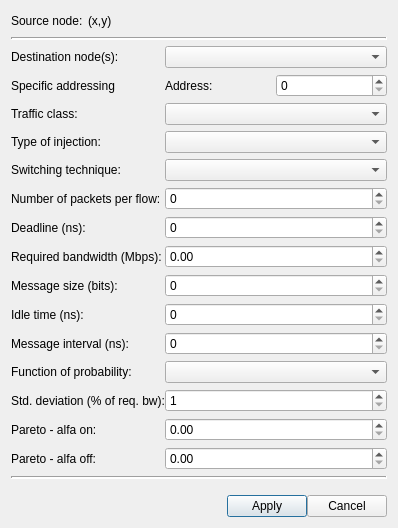
<?xml version="1.0" encoding="UTF-8"?>
<ui version="4.0">
 <class>TrafficEditDialog</class>
 <widget class="QDialog" name="TrafficEditDialog">
  <property name="windowModality">
   <enum>Qt::WindowModal</enum>
  </property>
  <property name="geometry">
   <rect>
    <x>0</x>
    <y>0</y>
    <width>398</width>
    <height>528</height>
   </rect>
  </property>
  <property name="windowTitle">
   <string>Traffic Edit</string>
  </property>
  <property name="locale">
   <locale language="English" country="UnitedStates"/>
  </property>
  <property name="modal">
   <bool>true</bool>
  </property>
  <layout class="QHBoxLayout" name="layoutPrincipal">
   <property name="spacing">
    <number>0</number>
   </property>
   <item>
    <layout class="QGridLayout" name="gridLayout" rowstretch="0,0,0,0,0,0,0,0,0,0,0,0,0,0,0,0,0,0,0,0" columnstretch="0,1">
     <property name="horizontalSpacing">
      <number>0</number>
     </property>
     <property name="verticalSpacing">
      <number>6</number>
     </property>
     <item row="13" column="0">
      <widget class="QLabel" name="labelFunctionProbability">
       <property name="text">
        <string>Function of probability:</string>
       </property>
      </widget>
     </item>
     <item row="1" column="0" colspan="2">
      <widget class="Line" name="lineDivisoraSuperior">
       <property name="lineWidth">
        <number>2</number>
       </property>
       <property name="orientation">
        <enum>Qt::Horizontal</enum>
       </property>
      </widget>
     </item>
     <item row="3" column="0">
      <widget class="QLabel" name="labelNodeAddress">
       <property name="text">
        <string>Specific addressing</string>
       </property>
      </widget>
     </item>
     <item row="19" column="1">
      <layout class="QHBoxLayout" name="horizontalLayout_4">
       <item>
        <spacer name="horizontalSpacer_2">
         <property name="orientation">
          <enum>Qt::Horizontal</enum>
         </property>
         <property name="sizeHint" stdset="0">
          <size>
           <width>40</width>
           <height>1</height>
          </size>
         </property>
        </spacer>
       </item>
       <item>
        <widget class="QPushButton" name="buttonApply">
         <property name="statusTip">
          <string>Apply this configuration for this node in network</string>
         </property>
         <property name="text">
          <string>Apply</string>
         </property>
         <property name="default">
          <bool>true</bool>
         </property>
        </widget>
       </item>
       <item>
        <widget class="QPushButton" name="buttonCancel">
         <property name="statusTip">
          <string>Cancel the configuration, the configuration is lost</string>
         </property>
         <property name="text">
          <string>Cancel</string>
         </property>
        </widget>
       </item>
      </layout>
     </item>
     <item row="9" column="1">
      <widget class="QDoubleSpinBox" name="doubleSpinInRequiredBandwidth">
       <property name="statusTip">
        <string>Define a required bandwidth</string>
       </property>
       <property name="maximum">
        <double>530000.000000000000000</double>
       </property>
       <property name="singleStep">
        <double>10.000000000000000</double>
       </property>
      </widget>
     </item>
     <item row="5" column="0">
      <widget class="QLabel" name="labelTypeInjection">
       <property name="text">
        <string>Type of injection:</string>
       </property>
      </widget>
     </item>
     <item row="2" column="1">
      <widget class="QComboBox" name="comboInDestinationNode">
       <property name="statusTip">
        <string>Define a type of spatial distribution</string>
       </property>
      </widget>
     </item>
     <item row="3" column="1">
      <layout class="QHBoxLayout" name="horizontalLayout">
       <item>
        <layout class="QHBoxLayout" name="horizontalLayout_2">
         <item>
          <widget class="QLabel" name="labelNodeSpecificAddress">
           <property name="text">
            <string>Address:</string>
           </property>
          </widget>
         </item>
         <item>
          <widget class="QSpinBox" name="spinInSpecificNodeAddress">
           <property name="statusTip">
            <string>Define a target in position X in traffic with destination</string>
           </property>
          </widget>
         </item>
        </layout>
       </item>
      </layout>
     </item>
     <item row="0" column="0">
      <layout class="QHBoxLayout" name="horizontalLayout_5">
       <property name="spacing">
        <number>0</number>
       </property>
       <item>
        <widget class="QLabel" name="labelSourceNode_">
         <property name="statusTip">
          <string>Indicates the source node in position X and position Y in network</string>
         </property>
         <property name="text">
          <string>Source node:</string>
         </property>
        </widget>
       </item>
       <item>
        <widget class="QLabel" name="labelSourceNode">
         <property name="text">
          <string>(x,y)</string>
         </property>
        </widget>
       </item>
      </layout>
     </item>
     <item row="4" column="0">
      <widget class="QLabel" name="labelTrafficClass">
       <property name="text">
        <string>Traffic class:</string>
       </property>
      </widget>
     </item>
     <item row="2" column="0">
      <widget class="QLabel" name="labelDestinationNode">
       <property name="text">
        <string>Destination node(s):</string>
       </property>
      </widget>
     </item>
     <item row="16" column="0">
      <widget class="QLabel" name="labelParetoAlfaOff">
       <property name="text">
        <string>Pareto - alfa off:</string>
       </property>
      </widget>
     </item>
     <item row="6" column="1">
      <widget class="QComboBox" name="comboInSwitchingTechnique">
       <property name="statusTip">
        <string>Define a switching technique</string>
       </property>
      </widget>
     </item>
     <item row="0" column="1">
      <spacer name="horizontalSpacer">
       <property name="orientation">
        <enum>Qt::Horizontal</enum>
       </property>
       <property name="sizeHint" stdset="0">
        <size>
         <width>40</width>
         <height>20</height>
        </size>
       </property>
      </spacer>
     </item>
     <item row="9" column="0">
      <widget class="QLabel" name="labelRequiredBandwidth">
       <property name="text">
        <string>Required bandwidth (Mbps):</string>
       </property>
      </widget>
     </item>
     <item row="15" column="0">
      <widget class="QLabel" name="labelParetoAlfaOn">
       <property name="text">
        <string>Pareto - alfa on:</string>
       </property>
      </widget>
     </item>
     <item row="8" column="1">
      <widget class="QSpinBox" name="spinInDeadLine">
       <property name="statusTip">
        <string>Define a deadline if exists. If not exists value = 0</string>
       </property>
       <property name="maximum">
        <number>100000000</number>
       </property>
      </widget>
     </item>
     <item row="13" column="1">
      <widget class="QComboBox" name="comboInFunctionProbability">
       <property name="statusTip">
        <string>Define a function of probability</string>
       </property>
      </widget>
     </item>
     <item row="10" column="0">
      <widget class="QLabel" name="labelMessageSize">
       <property name="text">
        <string>Message size (bits):</string>
       </property>
      </widget>
     </item>
     <item row="7" column="0">
      <widget class="QLabel" name="labelNumberPacketsFlow">
       <property name="text">
        <string>Number of packets per flow:</string>
       </property>
      </widget>
     </item>
     <item row="12" column="0">
      <widget class="QLabel" name="labelMessageInterval">
       <property name="text">
        <string>Message interval (ns):</string>
       </property>
      </widget>
     </item>
     <item row="17" column="0" colspan="2">
      <widget class="Line" name="lineDivisoraInferior">
       <property name="lineWidth">
        <number>2</number>
       </property>
       <property name="orientation">
        <enum>Qt::Horizontal</enum>
       </property>
      </widget>
     </item>
     <item row="11" column="0">
      <widget class="QLabel" name="labelIdleTime">
       <property name="text">
        <string>Idle time (ns):</string>
       </property>
      </widget>
     </item>
     <item row="14" column="1">
      <widget class="QSpinBox" name="spinInStdDeviation">
       <property name="statusTip">
        <string>Define a standard deviation in relation to % of required bandwidth</string>
       </property>
       <property name="minimum">
        <number>1</number>
       </property>
       <property name="maximum">
        <number>100</number>
       </property>
      </widget>
     </item>
     <item row="5" column="1">
      <widget class="QComboBox" name="comboInTypeInjection">
       <property name="statusTip">
        <string>Define a type of injection of data</string>
       </property>
      </widget>
     </item>
     <item row="7" column="1">
      <widget class="QSpinBox" name="spinInNumberPacketsFlow">
       <property name="statusTip">
        <string>Define a number of packets per flow</string>
       </property>
       <property name="maximum">
        <number>1000000</number>
       </property>
       <property name="singleStep">
        <number>10</number>
       </property>
      </widget>
     </item>
     <item row="15" column="1">
      <widget class="QDoubleSpinBox" name="doubleSpinInParetoAlfaOn">
       <property name="statusTip">
        <string>Define pareto alfa on</string>
       </property>
       <property name="maximum">
        <double>100.000000000000000</double>
       </property>
      </widget>
     </item>
     <item row="4" column="1">
      <widget class="QComboBox" name="comboInTrafficClass">
       <property name="statusTip">
        <string>Define a traffic class</string>
       </property>
      </widget>
     </item>
     <item row="10" column="1">
      <widget class="QSpinBox" name="spinInMessageSize">
       <property name="statusTip">
        <string>Define a message size in bits</string>
       </property>
       <property name="maximum">
        <number>100000</number>
       </property>
      </widget>
     </item>
     <item row="16" column="1">
      <widget class="QDoubleSpinBox" name="doubleSpinInParetoAlfaOff">
       <property name="statusTip">
        <string>Define pareto alfa off</string>
       </property>
       <property name="maximum">
        <double>100.000000000000000</double>
       </property>
      </widget>
     </item>
     <item row="14" column="0">
      <widget class="QLabel" name="labelStdDeviation">
       <property name="text">
        <string>Std. deviation (% of req. bw):</string>
       </property>
      </widget>
     </item>
     <item row="8" column="0">
      <widget class="QLabel" name="labelDeadLine">
       <property name="text">
        <string>Deadline (ns):</string>
       </property>
      </widget>
     </item>
     <item row="12" column="1">
      <widget class="QSpinBox" name="spinInMessageInterval">
       <property name="statusTip">
        <string>Define a message interval in nanoseconds</string>
       </property>
       <property name="maximum">
        <number>100000</number>
       </property>
      </widget>
     </item>
     <item row="6" column="0">
      <widget class="QLabel" name="labelSwitchingTechnique">
       <property name="text">
        <string>Switching technique:</string>
       </property>
      </widget>
     </item>
     <item row="11" column="1">
      <widget class="QSpinBox" name="spinInIdleTime">
       <property name="statusTip">
        <string>Define a idle time in nanoseconds</string>
       </property>
       <property name="maximum">
        <number>100000</number>
       </property>
      </widget>
     </item>
     <item row="18" column="1">
      <spacer name="verticalSpacer">
       <property name="orientation">
        <enum>Qt::Vertical</enum>
       </property>
       <property name="sizeHint" stdset="0">
        <size>
         <width>1</width>
         <height>2</height>
        </size>
       </property>
      </spacer>
     </item>
    </layout>
   </item>
  </layout>
 </widget>
 <tabstops>
  <tabstop>comboInDestinationNode</tabstop>
  <tabstop>spinInSpecificNodeAddress</tabstop>
  <tabstop>comboInTrafficClass</tabstop>
  <tabstop>comboInTypeInjection</tabstop>
  <tabstop>comboInSwitchingTechnique</tabstop>
  <tabstop>spinInNumberPacketsFlow</tabstop>
  <tabstop>spinInDeadLine</tabstop>
  <tabstop>doubleSpinInRequiredBandwidth</tabstop>
  <tabstop>spinInMessageSize</tabstop>
  <tabstop>spinInIdleTime</tabstop>
  <tabstop>spinInMessageInterval</tabstop>
  <tabstop>comboInFunctionProbability</tabstop>
  <tabstop>spinInStdDeviation</tabstop>
  <tabstop>doubleSpinInParetoAlfaOn</tabstop>
  <tabstop>doubleSpinInParetoAlfaOff</tabstop>
  <tabstop>buttonApply</tabstop>
  <tabstop>buttonCancel</tabstop>
 </tabstops>
 <resources/>
 <connections/>
</ui>
